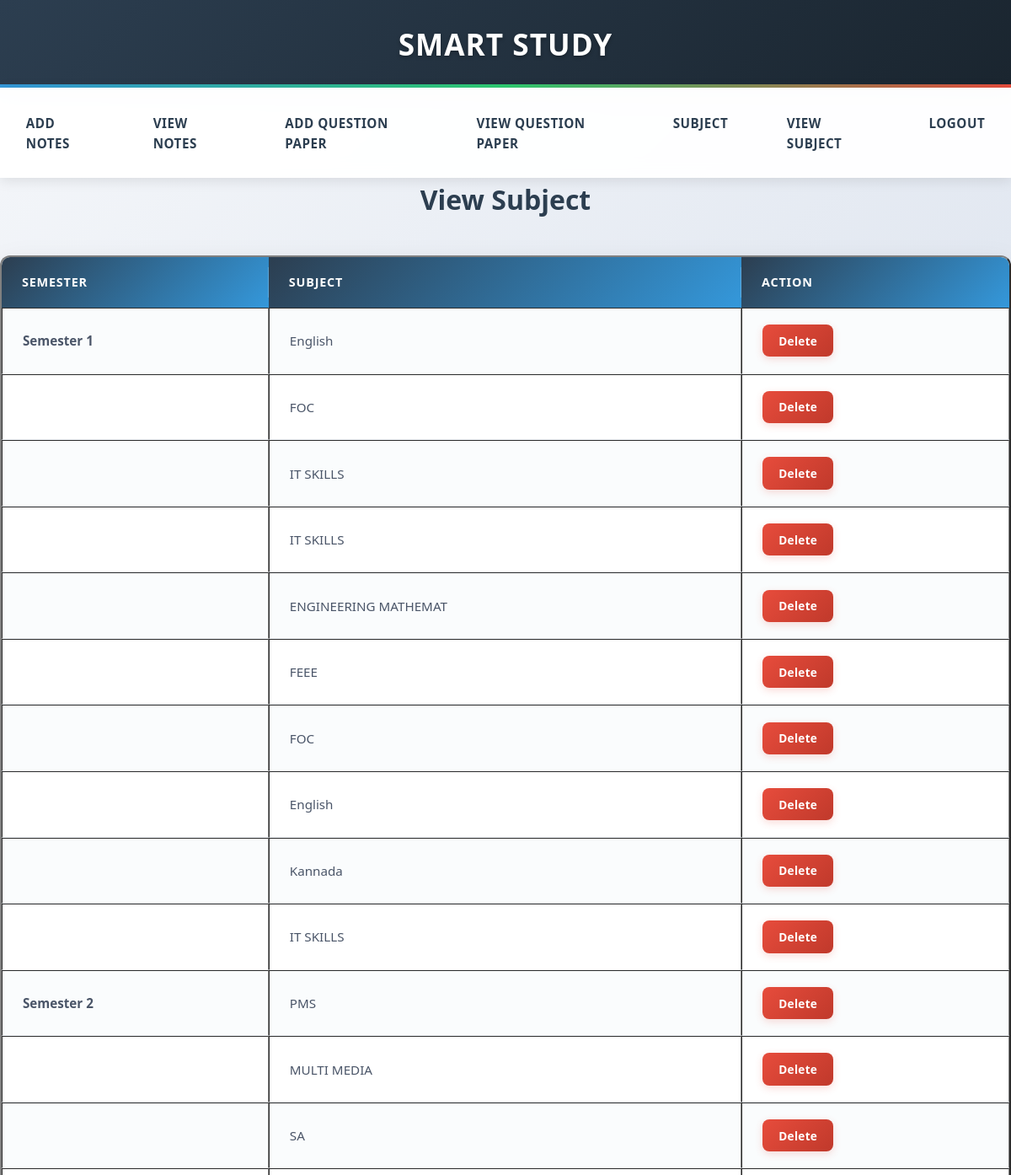
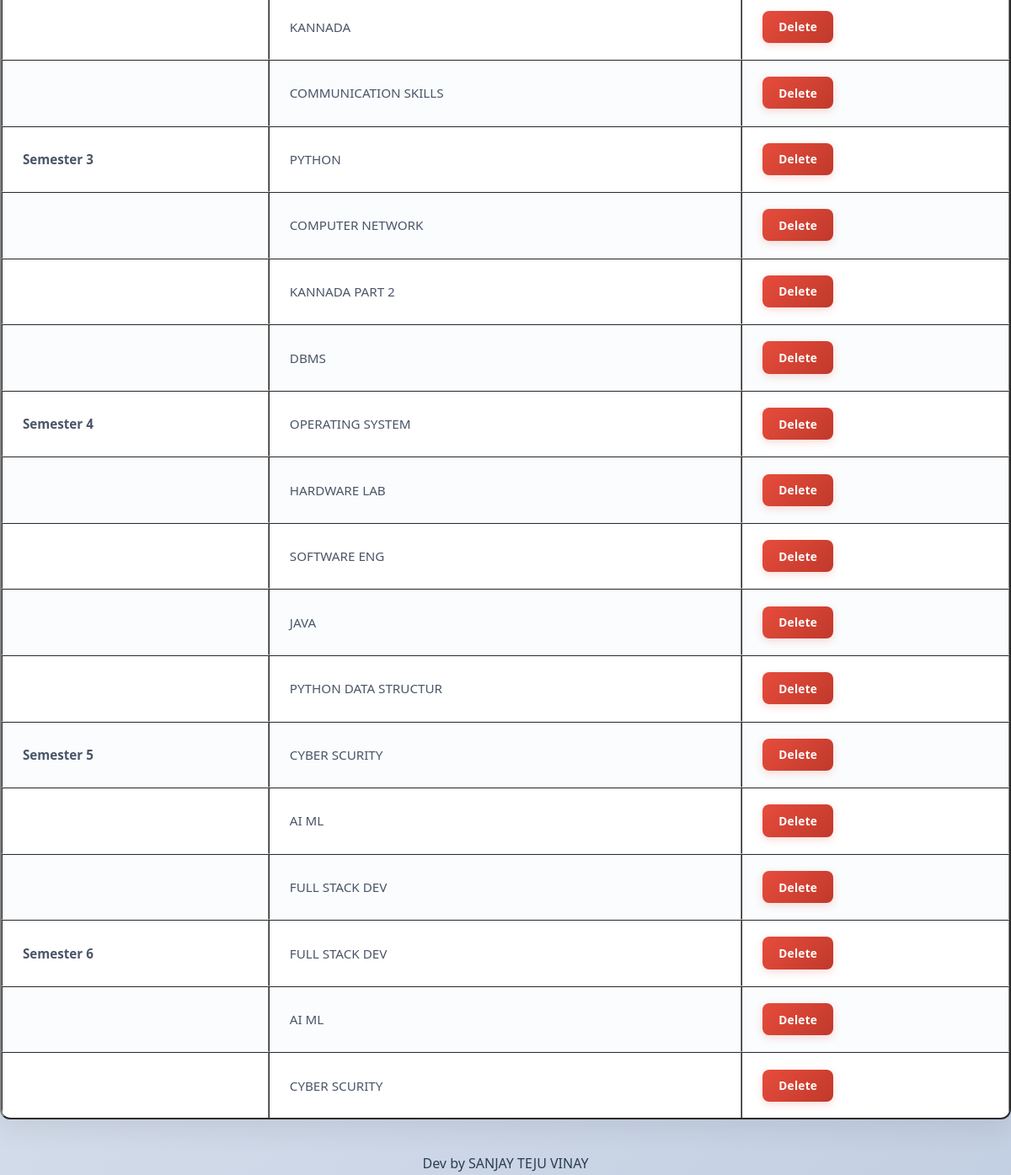
The page /viewsubject.php (signed in) on the database its author committed (2 pictures, top to bottom).
### tables this page shows
CREATE TABLE `subject` (
  `subject` varchar(20) NOT NULL,
  `id` int(11) NOT NULL,
  `semester` int(20) NOT NULL
);

### viewsubject.php (the view)
<?php include 'adminheader.php'; ?>
<link rel="stylesheet" href="style.css"/>
<center><h1>View Subject</h1></center>
<center>
<table border="2">
    <tr>
        <th>Semester</th>
        <th>Subject</th>
        <th>Action</th>
    </tr>
<?php
include 'dbconfig.php';
$sql = "SELECT * FROM subject ORDER BY semester";
$result = $conn->query($sql);
$current_sem = "";
if ($result->num_rows > 0) {
    while ($row = $result->fetch_assoc()) {
        $id = $row['id'];
        $subject = $row['subject'];
        $semester = $row['semester'];
        if ($current_sem != $semester) {
            $current_sem = $semester;
            echo "<tr>
                    <td><b>Semester $semester</b></td>
                    <td>$subject</td>
                    <td>
                        <a class='btn btn-delete' href='deletesubject.php?id=$id'
                           class='delete-btn'
                           onclick=\"return confirm('Are you sure you want to delete?');\">
                           Delete
                        </a>
                    </td>
                  </tr>";
        } else {
            echo "<tr>
                    <td></td>
                    <td>$subject</td>
                    <td>
                        <a class='btn btn-delete' href='deletesubject.php?id=$id'
                           class='delete-btn'
                           onclick=\"return confirm('Are you sure you want to delete?');\">
                           Delete
                        </a>
                    </td>
                  </tr>";
        }
    }
}
?>
</table>
</center>
<?php include 'footer.php'; ?>

### style.css (style rules this page uses)
* { margin: 0; padding: 0; box-sizing: border-box; font-family: "Segoe UI", system-ui, -apple-system, sans-serif; }
body { background: linear-gradient(135deg, #f5f7fa 0%, #c3cfe2 100%); color: #2c3e50; min-height: 100vh; line-height: 1.6; }
table { width: 100%; border-collapse: separate; border-spacing: 0; background: white; border-radius: 12px; overflow: hidden; box-shadow: 0 10px 35px rgba(0,0,0,0.08); margin: 2.5rem auto; animation: fadeIn 0.6s ease-out 0.2s both; }
table th { background: linear-gradient(135deg, #2c3e50 0%, #3498db 100%); color: white; padding: 1.3rem 1.5rem; text-align: left; font-weight: 600; text-transform: uppercase; letter-spacing: 0.8px; font-size: 0.9rem; border: none; position: relative; }
table th::after { content: ''; position: absolute; right: 0; top: 20%; height: 60%; width: 1px; background: rgba(255,255,255,0.2); }
table th:last-child::after { display: none; }
table td { padding: 1.2rem 1.5rem; border-bottom: 1px solid #eef2f7; font-size: 0.95rem; color: #4a5568; transition: all 0.2s ease; }
table tr { transition: all 0.2s ease; }
table tr:nth-child(even) { background: #fafcfd; }
table tr:last-child td { border-bottom: none; }
.btn { padding: 0.6rem 1.2rem; text-decoration: none; font-size: 0.85rem; font-weight: 600; border-radius: 8px; display: inline-flex; align-items: center; gap: 0.4rem; transition: all 0.3s ease; border: none; cursor: pointer; letter-spacing: 0.3px; }
.btn-delete { background: linear-gradient(135deg, #e74c3c 0%, #c0392b 100%); color: white; box-shadow: 0 3px 10px rgba(231, 76, 60, 0.2); }

### rows shown on the page
subject: semester "1", subject "English"
subject: subject "FOC"
subject: subject "IT SKILLS"
subject: subject "IT SKILLS"
subject: subject "ENGINEERING MATHEMAT"
subject: subject "FEEE"
subject: subject "FOC"
subject: subject "English"
subject: subject "Kannada"
subject: subject "IT SKILLS"
subject: semester "2", subject "PMS"
subject: subject "MULTI MEDIA"
subject: subject "SA"
subject: subject "KANNADA"
subject: subject "COMMUNICATION SKILLS"
subject: semester "3", subject "PYTHON"
subject: subject "COMPUTER NETWORK"
subject: subject "KANNADA PART 2"
subject: subject "DBMS"
subject: semester "4", subject "OPERATING SYSTEM"
subject: subject "HARDWARE LAB"
subject: subject "SOFTWARE ENG"
subject: subject "JAVA"
subject: subject "PYTHON DATA STRUCTUR"
subject: semester "5", subject "CYBER SCURITY"
subject: subject "AI ML"
subject: subject "FULL STACK DEV"
subject: semester "6", subject "FULL STACK DEV"
subject: subject "AI ML"
subject: subject "CYBER SCURITY"
